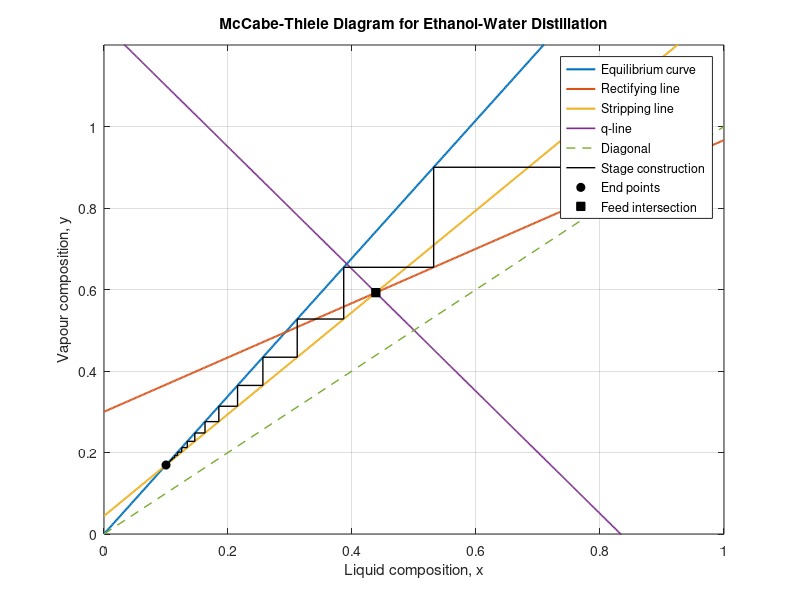

Write MATLAB code to recreate this figure.
%%%%%%%%%%%%%%%%%%%%%%%%%%%%%%%%%%%%%%%%%%%%%%%%%%%%%%%%%%%%%%%%%%%%%%%%%%%
% Process Simulation Laboratory-I
%
% Aim: To determine the theoretical stages up to the feed plate, feed plate
%      location and total theoretical stages for the separation of an
%      ethanol-water mixture by continuous distillation using the
%      McCabe-Thiele method and Antoine equation for VLE.
%
% Author: Mridun Gupta, (IMT.CE, 2024)
%
% Roll Number: J24IMT624
%%%%%%%%%%%%%%%%%%%%%%%%%%%%%%%%%%%%%%%%%%%%%%%%%%%%%%%%%%%%%%%%%%%%%%%%%%%

clc;
clear;
close all;

format short g;
format compact;

%% ----------------------- GIVEN DATA --------------------------------------

% Feed and operating conditions
F = 100;                    % Feed flow rate, kg/h
T = 365;                    % Feed/operating temperature, K
P = 1;                      % Operating pressure, bar
q = 0.60;                   % Liquid fraction in feed

% Product specifications
xD = 0.90;                  % Distillate mole fraction
xB = 0.10;                  % Bottoms mole fraction
xF = 0.50;                  % Feed mole fraction
RD = 2.00;                  % Reflux ratio, R/D

% Antoine constants supplied in the assignment
% ln(Psat) = A - B/(T + C)
A = 12.2917;
B = 3803.98;
C = -41.68;

%% ----------------------- VALIDATION OF INPUTS ----------------------------

if q <= 0 || q >= 1
    error('q must lie strictly between 0 and 1.');
end

if any([xD xB xF] < 0) || any([xD xB xF] > 1)
    error('All compositions must lie between 0 and 1.');
end

if xD <= xF || xF <= xB
    error('The required ordering xD > xF > xB is not satisfied.');
end

if P <= 0 || F <= 0
    error('Pressure and feed flow rate must be positive.');
end

if RD < 0
    error('Reflux ratio must be non-negative.');
end

%% ----------------------- SATURATION PRESSURE ----------------------------

% Antoine equation in natural-log form
Psat = exp(A - B/(T + C));

%% ----------------------- FEED LINE --------------------------------------

% q-line:
% y = m_F*x + c_F
m_F = -q/(1-q);
c_F = xF/(1-q);

%% ----------------------- RECTIFYING LINE --------------------------------

% Rectifying line:
% y = m_R*x + c_R
m_R = RD/(RD + 1);
c_R = xD/(RD + 1);

%% ----------------------- FEED/RECTIFYING INTERSECTION -------------------

% Solve:
% m_F*x + c_F = m_R*x + c_R
M = [m_F -1; m_R -1];
Cvec = [-c_F; -c_R];

XY = M\Cvec;
x_F = XY(1);
y_F = XY(2);

%% ----------------------- STRIPPING LINE ---------------------------------

% Equilibrium point corresponding to bottoms composition
% y_B,eq = xB*Psat/P
Y_B_eq = xB*Psat/P;

% Stripping line passes through (xB, Y_B_eq) and (x_F, y_F)
m_B = (y_F - Y_B_eq)/(x_F - xB);
c_B = Y_B_eq - m_B*xB;

%% ----------------------- MCBABE-THIELE STAGE CALCULATION ---------------

% The equilibrium relation from the supplied Antoine equation is:
% y_eq = x*Psat/P
%
% Starting point is (xD, xD). For each stage, move horizontally to the
% equilibrium line, then vertically to the appropriate operating line.

x_current = xD;
y_current = xD;

N_complete = 0;
N_up_to_feed = NaN;
N_total = NaN;
feedplate = NaN;

x_stage = xD;
y_stage = xD;

maxStages = 500;

for stage = 1:maxStages

    % Invert the Antoine equilibrium relation y = x*Psat/P
    x_eq = y_current*P/Psat;

    if x_eq < 0 || x_eq > 1
        error('Equilibrium composition left the physical range 0 <= x <= 1.');
    end

    % Select rectifying or stripping operating line based on x-position.
    if x_eq >= x_F
        y_next = m_R*x_eq + c_R;
        section = 'Rectifying'; %#ok<NASGU>
    else
        if isnan(feedplate)
            % The first stage entering the stripping section is the feed
            % plate boundary for this graphical construction.
            feedplate = N_complete + 1;
        end
        y_next = m_B*x_eq + c_B;
        section = 'Stripping'; %#ok<NASGU>
    end

    % Store staircase coordinates
    x_stage(end+1) = x_eq; %#ok<SAGROW>
    y_stage(end+1) = y_current; %#ok<SAGROW>
    x_stage(end+1) = x_eq; %#ok<SAGROW>
    y_stage(end+1) = y_next; %#ok<SAGROW>

    % Count the completed stage
    N_complete = N_complete + 1;

    % Record the stage count at feed-section transition.
    if isnan(N_up_to_feed) && x_eq < x_F
        N_up_to_feed = N_complete;
    end

    % Bottoms target reached
    if x_eq <= xB
        N_total = N_complete;
        break;
    end

    % Detect the limiting/pinch condition near the bottoms point.
    if x_eq > xB && abs(x_eq - xB) < 1e-7 && abs(y_next - Y_B_eq) < 1e-7
        N_total = Inf;
        break;
    end

    x_current = x_eq; %#ok<NASGU>
    y_current = y_next;
end

% If the loop reached its limit, report that the specification is not
% reached with a finite number of theoretical stages under the supplied
% Antoine equilibrium model.
if isnan(N_total)
    N_total = Inf;
end

%% ----------------------- OUTPUT SUMMARY ---------------------------------

disp('==============================================================')
disp('         ETHANOL-WATER DISTILLATION RESULTS')
disp('==============================================================')

fprintf('\nFeed flow rate             = %.2f kg/h\n', F);
fprintf('Temperature                = %.2f K\n', T);
fprintf('Pressure                   = %.2f bar\n', P);
fprintf('Feed liquid fraction, q   = %.4f\n', q);
fprintf('Distillate composition, xD= %.4f\n', xD);
fprintf('Bottoms composition, xB   = %.4f\n', xB);
fprintf('Feed composition, xF      = %.4f\n', xF);
fprintf('Reflux ratio, R/D          = %.4f\n', RD);

fprintf('\nAntoine saturation pressure:\n');
fprintf('Psat = %.9f bar\n', Psat);

fprintf('\nFeed line:\n');
fprintf('m_F = %.6f\n', m_F);
fprintf('c_F = %.6f\n', c_F);

fprintf('\nRectifying line:\n');
fprintf('m_R = %.6f\n', m_R);
fprintf('c_R = %.6f\n', c_R);

fprintf('\nFeed/rectifying intersection:\n');
fprintf('x_F,int = %.6f\n', x_F);
fprintf('y_F,int = %.6f\n', y_F);

fprintf('\nStripping line:\n');
fprintf('m_B = %.6f\n', m_B);
fprintf('c_B = %.6f\n', c_B);

if isfinite(N_up_to_feed)
    fprintf('\nStages up to feed transition = %.6f\n', N_up_to_feed);
else
    fprintf('\nStages up to feed transition = not reached\n');
end

if isfinite(feedplate)
    fprintf('Feed plate location         = %d\n', round(feedplate));
else
    fprintf('Feed plate location         = not reached\n');
end

if isfinite(N_total)
    fprintf('Total theoretical stages    = %.6f\n', N_total);
else
    fprintf('Total theoretical stages    = INFINITE / PINCH\n');
end

disp('==============================================================')

%% --------------------------- MCBABE-THIELE PLOT --------------------------

x_plot = linspace(0, 1, 500);
y_eq_plot = x_plot*Psat/P;
y_R_plot = m_R*x_plot + c_R;
y_B_plot = m_B*x_plot + c_B;
y_q_plot = m_F*x_plot + c_F;

figure('Name','Assignment 9 - Ethanol-Water Distillation','NumberTitle','off');
plot(x_plot, y_eq_plot, 'LineWidth', 1.5);
hold on;
plot(x_plot, y_R_plot, 'LineWidth', 1.5);
plot(x_plot, y_B_plot, 'LineWidth', 1.5);
plot(x_plot, y_q_plot, 'LineWidth', 1.2);
plot([0 1], [0 1], '--', 'LineWidth', 1.0);
plot(x_stage, y_stage, '-k', 'LineWidth', 1.0);
plot([xB xD], [Y_B_eq xD], 'ko', 'MarkerFaceColor', 'k');
plot(x_F, y_F, 'ks', 'MarkerFaceColor', 'k');
hold off;

grid on;
xlim([0 1]);
ylim([0 1.2]);
xlabel('Liquid composition, x');
ylabel('Vapour composition, y');
title('McCabe-Thiele Diagram for Ethanol-Water Distillation');
legend('Equilibrium curve','Rectifying line','Stripping line','q-line', ...
       'Diagonal','Stage construction','End points','Feed intersection', ...
       'Location','best');
